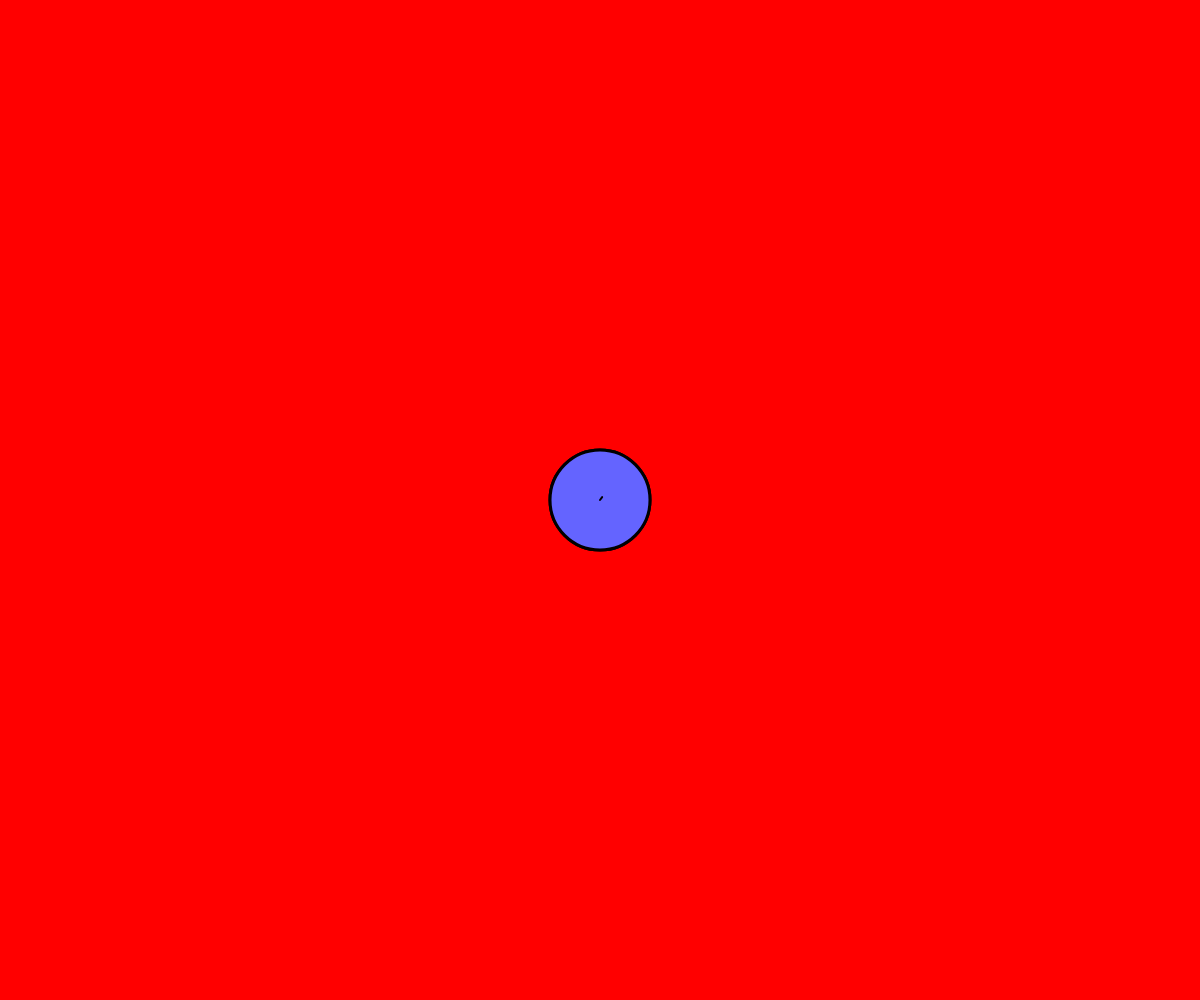
Frame 1 (no input)
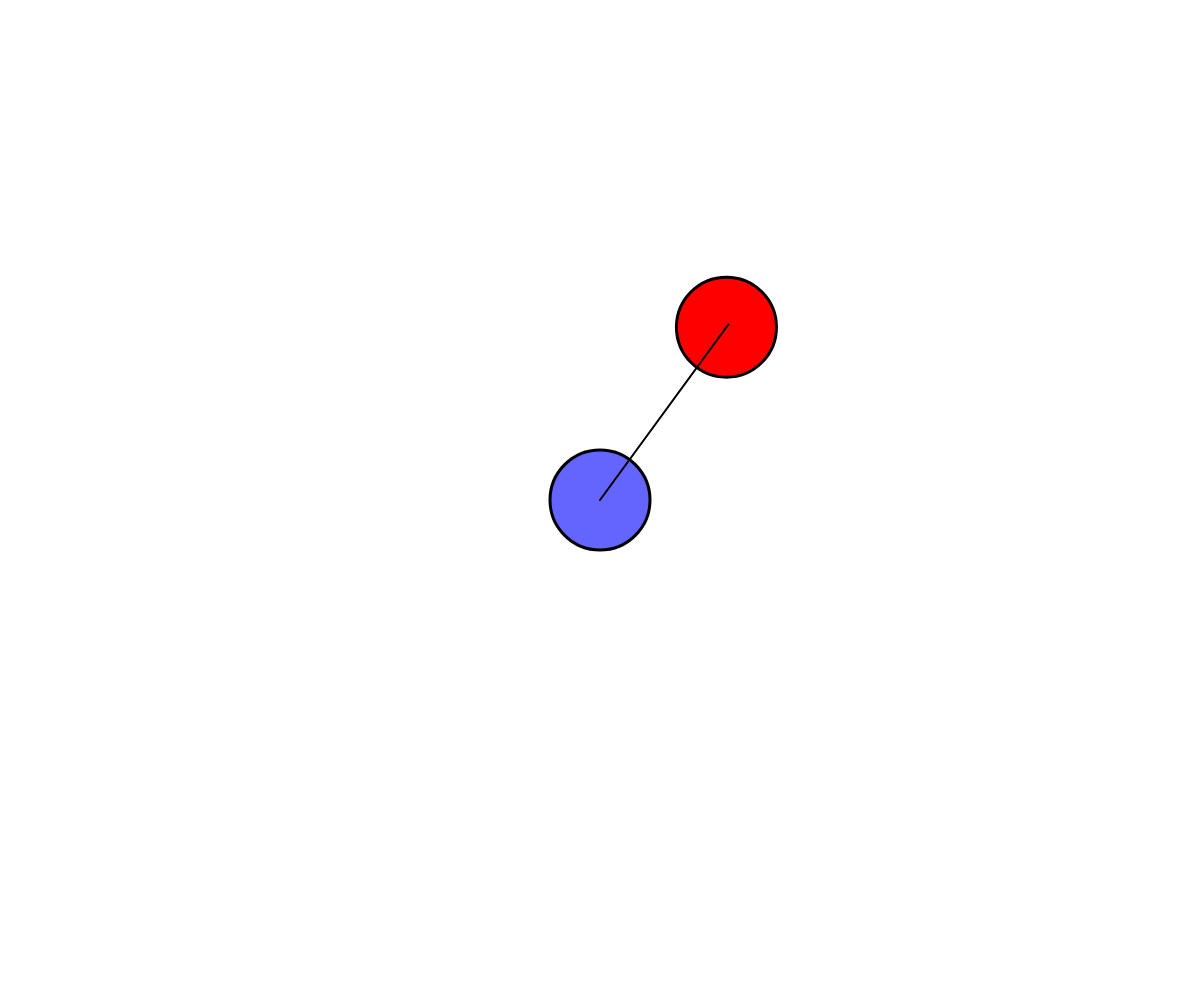
Frame 60 (no input)
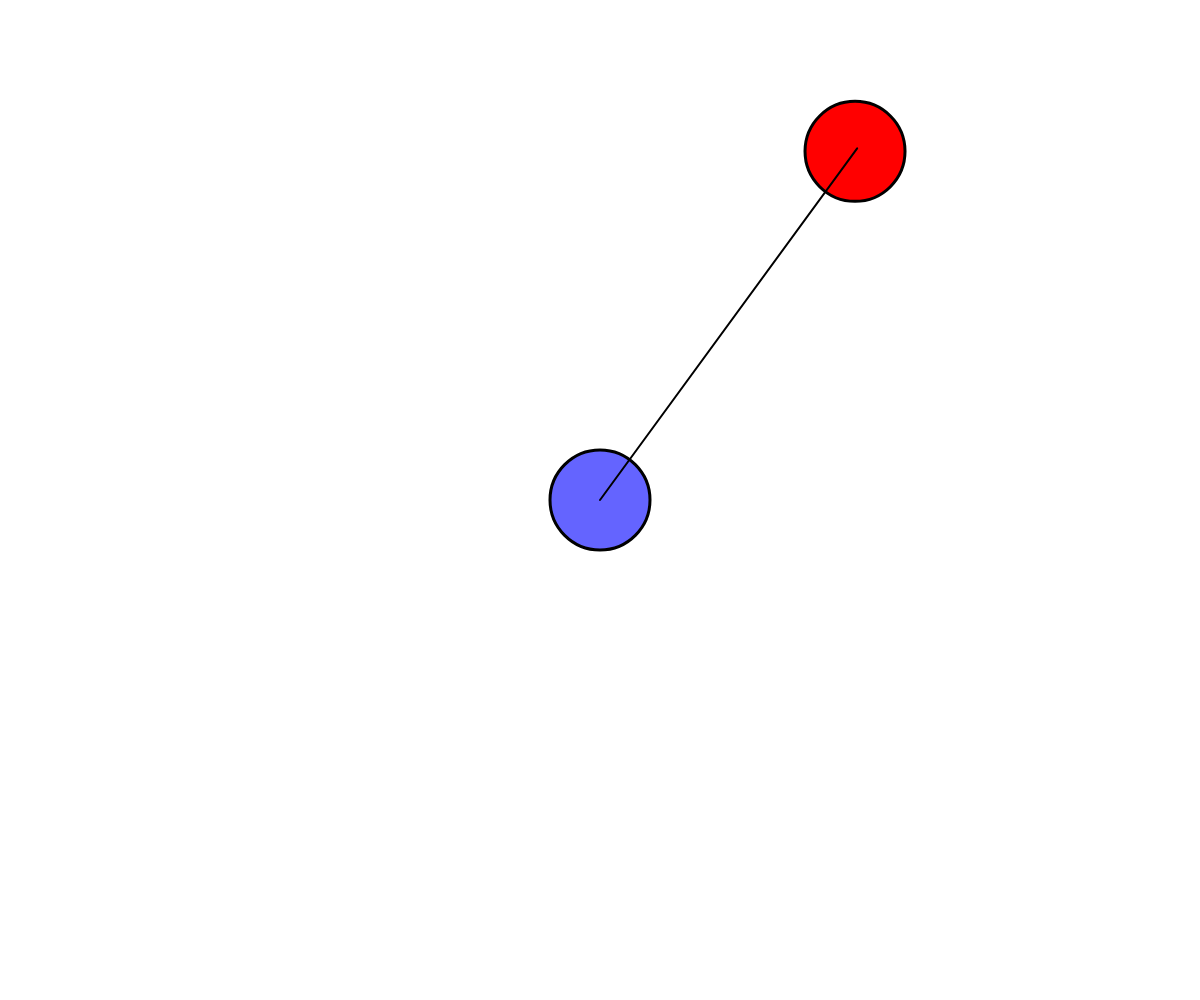
Frame 120 (the mouse pressed at the canvas centre since frame 60)

The p5.js sketch that drew these frames (run headless with seeded random() and noise() and a simulated clock; from frame 60 on, the mouse is pressed at the canvas centre):

// p5.js sketch
// ── sketch.js
// Sujet: interaction utilisateur clavier + detection collision
//
var posx, posy, taille;
var playerx, playery, playerTaille;
var vx, vy, speed;
var playervx, playervy, playerspeed;
//***************************************************
function setup() {
  createCanvas(windowWidth, windowHeight);

  posx = windowWidth / 2;
  posy = windowHeight / 2;
  taille = 100;

  playerx = windowWidth / 2;
  playery = windowHeight / 2;
  playerTaille = 100;

  vx = random(-1, 1);
  vy = random(-1, 1);
  speed = 5;

  playervx = 0;
  playervy = 0;
  playerspeed = 5;
}
//***************************************************
function draw() {
  background(255);
  drawCollision();
  drawBall();
  drawPlayer();
  drawDistance();
}
//***************************************************
function drawCollision() {
  if (dist(posx, posy, playerx, playery) < (taille+playerTaille)/2) {
    background(255, 0, 0);
  }
}
//***************************************************
function drawDistance() {
  strokeWeight(2);
  line(posx, posy, playerx, playery);
}
//***************************************************
function drawPlayer() {
  fill(100, 100, 255);
  strokeWeight(3);

  playerx += playervx * playerspeed;
  playery += playervy * playerspeed;

  ellipse(playerx, playery, playerTaille);

  if (playerx > windowWidth) {
    playerx = 0;
  } else if (playerx < 0) {
    playerx = windowWidth;
  }

  if (playery > windowHeight) {
    playery = 0;
  } else if (playery < 0) {
    playery = windowHeight;
  }
}
//***************************************************
function drawBall() {
  fill(255, 0, 0);
  strokeWeight(3);

  ellipse(posx, posy, taille);
  if (posx > windowWidth - taille / 2 || posx < taille / 2) {
    vx = -vx;
  }
  if (posy > windowHeight - taille / 2 || posy < taille / 2) {
    vy = -vy;
  }
  posx += vx * speed;
  posy += vy * speed;
}
//***************************************************
function keyPressed() {
  if (keyCode === LEFT_ARROW) {
    playervx = -1;
    playervy = 0;
  } else if (keyCode === RIGHT_ARROW) {
    playervx = 1;
    playervy = 0;
  } else if (keyCode === UP_ARROW) {
    playervx = 0;
    playervy = -1;
  } else if (keyCode === DOWN_ARROW) {
    playervx = 0;
    playervy = 1;
  }
}
